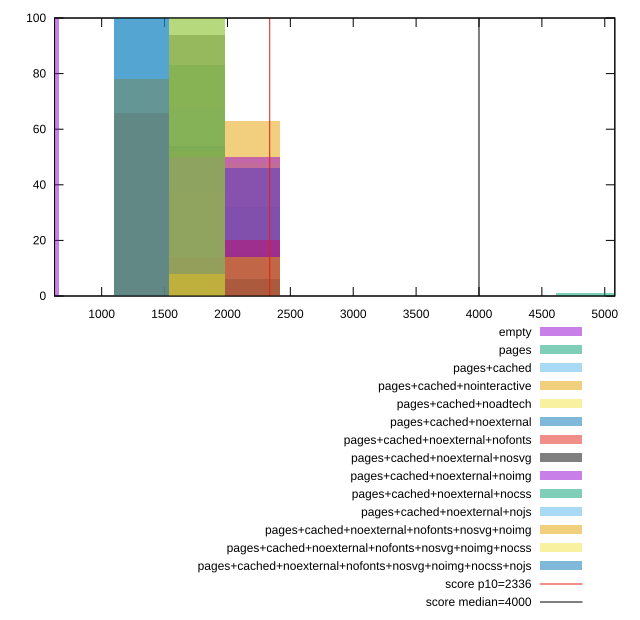

This chart was generated by the following gnuplot code:
reset

$empty <<EOF
439.3820436537119 100
EOF

$pages <<EOF
5272.584523844543 1
1757.5281746148476 83
2196.910218268559 15
4833.202480190831 1
EOF

$pagesCached <<EOF
1757.5281746148476 68
2196.910218268559 32
EOF

$pagesCachedNointeractive <<EOF
1757.5281746148476 37
2196.910218268559 63
EOF

$pagesCachedNoadtech <<EOF
2196.910218268559 48
1757.5281746148476 52
EOF

$pagesCachedNoexternal <<EOF
1757.5281746148476 54
2196.910218268559 46
EOF

$pagesCachedNoexternalNofonts <<EOF
1318.1461309611357 66
1757.5281746148476 14
2196.910218268559 20
EOF

$pagesCachedNoexternalNosvg <<EOF
1757.5281746148476 94
2196.910218268559 6
EOF

$pagesCachedNoexternalNoimg <<EOF
1757.5281746148476 50
2196.910218268559 50
EOF

$pagesCachedNoexternalNocss <<EOF
1757.5281746148476 100
EOF

$pagesCachedNoexternalNojs <<EOF
1318.1461309611357 100
EOF

$pagesCachedNoexternalNofontsNosvgNoimg <<EOF
1318.1461309611357 78
2196.910218268559 14
1757.5281746148476 8
EOF

$pagesCachedNoexternalNofontsNosvgNoimgNocss <<EOF
1757.5281746148476 100
EOF

$pagesCachedNoexternalNofontsNosvgNoimgNocssNojs <<EOF
1318.1461309611357 100
EOF

set key outside below
set boxwidth 439.3820436537119
set xrange [625.16225:5079.971500000001]
set yrange [0:100]
set trange [0:100]
set style fill transparent solid 0.5 noborder

set parametric
set terminal svg size 640, 620 enhanced background rgb 'white'
set output "reprap/first-meaningful-paint/comparison/histogram/all_raw.svg"

plot $empty title "empty" with boxes, \
     $pages title "pages" with boxes, \
     $pagesCached title "pages+cached" with boxes, \
     $pagesCachedNointeractive title "pages+cached+nointeractive" with boxes, \
     $pagesCachedNoadtech title "pages+cached+noadtech" with boxes, \
     $pagesCachedNoexternal title "pages+cached+noexternal" with boxes, \
     $pagesCachedNoexternalNofonts title "pages+cached+noexternal+nofonts" with boxes, \
     $pagesCachedNoexternalNosvg title "pages+cached+noexternal+nosvg" with boxes, \
     $pagesCachedNoexternalNoimg title "pages+cached+noexternal+noimg" with boxes, \
     $pagesCachedNoexternalNocss title "pages+cached+noexternal+nocss" with boxes, \
     $pagesCachedNoexternalNojs title "pages+cached+noexternal+nojs" with boxes, \
     $pagesCachedNoexternalNofontsNosvgNoimg title "pages+cached+noexternal+nofonts+nosvg+noimg" with boxes, \
     $pagesCachedNoexternalNofontsNosvgNoimgNocss title "pages+cached+noexternal+nofonts+nosvg+noimg+nocss" with boxes, \
     $pagesCachedNoexternalNofontsNosvgNoimgNocssNojs title "pages+cached+noexternal+nofonts+nosvg+noimg+nocss+nojs" with boxes, \
     2336,t title "score p10=2336", \
     4000,t title "score median=4000"

reset
